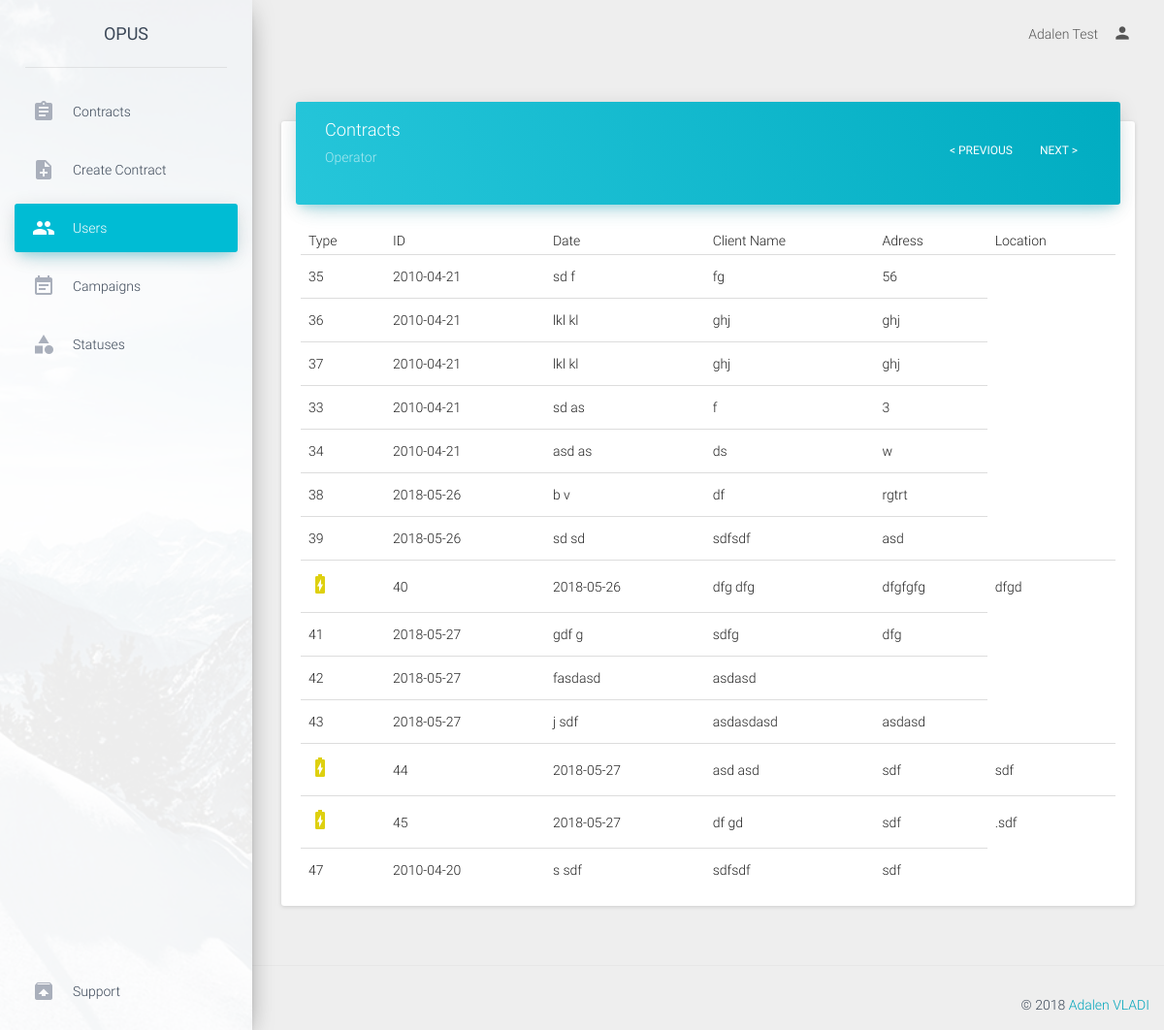
The app's page /admin/viewUser/6 (signed in), older data.
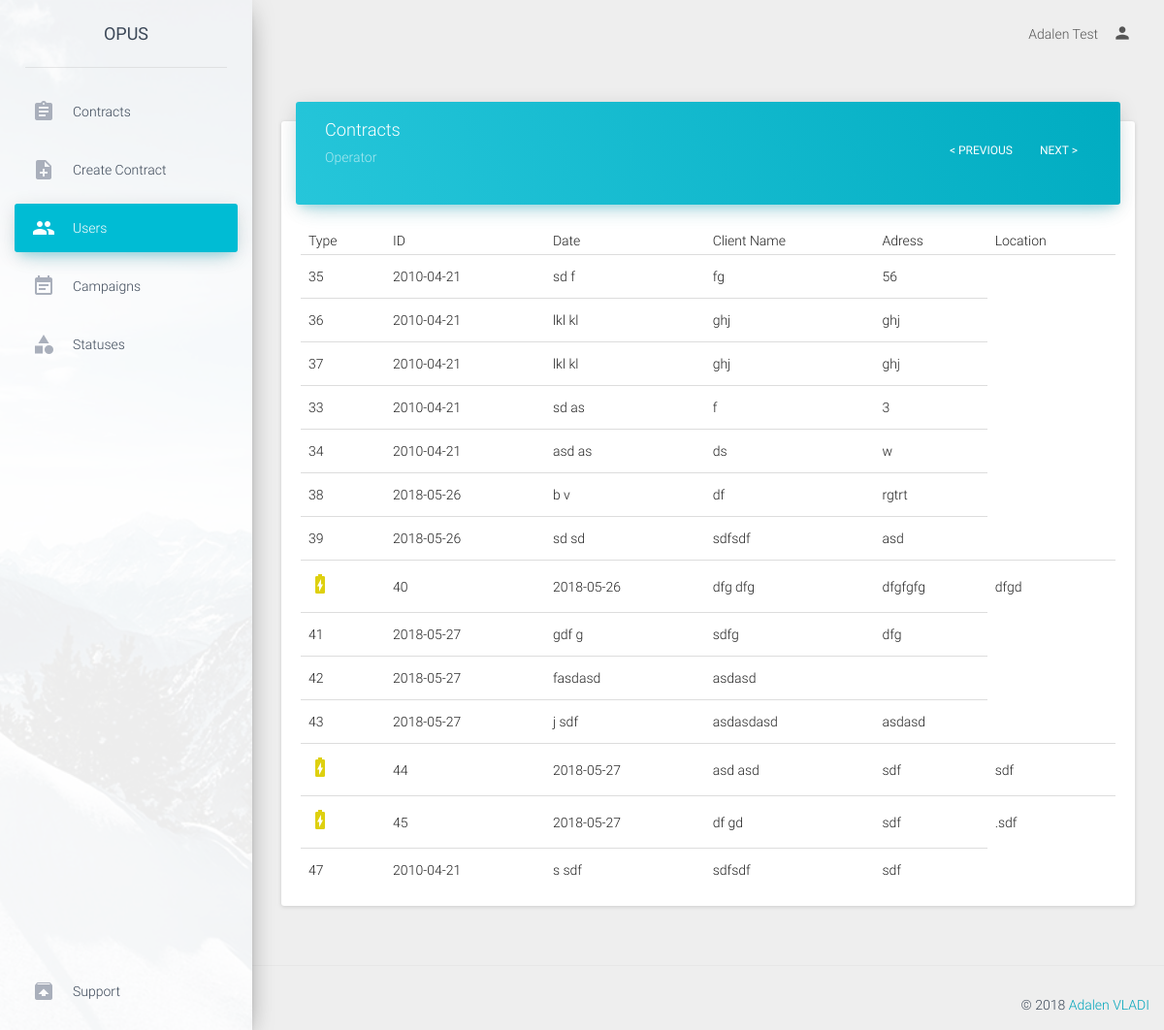
The same page, newer data.
### tables this page shows
CREATE TABLE `contracts` (
  `contract_id` int(11) NOT NULL,
  `contract_type` enum('luce','gas','dual') NOT NULL,
  `proposal_number` varchar(50) NOT NULL,
  `date` date NOT NULL,
  `ugm_cb` enum('true','false') NOT NULL DEFAULT 'false',
  `analisi_cb` enum('true','false') NOT NULL DEFAULT 'false',
  `iniziative_cb` enum('true','false') NOT NULL DEFAULT 'false',
  `toponimo` enum('via') NOT NULL,
  `address` text NOT NULL,
  `civico` varchar(30) NOT NULL,
  `price` varchar(50) NOT NULL,
  `location` varchar(100) NOT NULL,
  `uf_toponimo` enum('via') NOT NULL,
  `uf_address` text NOT NULL,
  `uf_civico` varchar(30) NOT NULL,
  `uf_price` varchar(50) NOT NULL,
  `uf_location` varchar(100) NOT NULL,
  `ddf_toponimo` enum('via') NOT NULL,
  `ddf_address` text NOT NULL,
  `ddf_civico` varchar(30) NOT NULL,
  `ddf_price` varchar(50) NOT NULL,
  `ddf_location` varchar(100) NOT NULL,
  `ubicazione_fornitura` enum('resident','non_resident') NOT NULL,
  `domicillazione_documenti_fatture` enum('residenza','ubicazione_fornitura','altro') NOT NULL,
  `listino` varchar(50) NOT NULL,
  `gas_request_type` varchar(50) NOT NULL,
  `gas_pdr` varchar(50) NOT NULL,
  `gas_fornitore_uscente` varchar(50) NOT NULL,
  `gas_consume_annuo` varchar(50) NOT NULL,
  `gas_tipo_riscaldamento` enum('true','false') NOT NULL,
  `gas_tipo_cottura_acqua` enum('true','false') NOT NULL,
  `gas_remi` varchar(50) NOT NULL,
  `gas_matricola` varchar(50) NOT NULL,
  `luce_request_type` varchar(50) NOT NULL,
  `luce_pod` varchar(50) NOT NULL,
  `luce_fornitore_uscente` varchar(50) NOT NULL,
  `luce_opzione_oraria` varchar(50) NOT NULL,
  `luce_potenza` varchar(50) NOT NULL,
  `luce_tensione` varchar(50) NOT NULL,
  `luce_consume_annuo` varchar(50) NOT NULL,
  `fature_via_email` enum('true','false') NOT NULL,
  `operator` int(11) NOT NULL COMMENT 'user id',
  `status` int(11) NOT NULL DEFAULT '1' COMMENT 'status id',
  `cancellation_reason` varchar(100) NOT NULL,
  `gender` enum('male','female') NOT NULL,
  `rag_sociale` text NOT NULL,
  `first_name` varchar(50) NOT NULL,
  `last_name` varchar(50) NOT NULL,
  `bussines_name` varchar(50) NOT NULL,
  `client_type` enum('personal','intestario','delega') NOT NULL,
  `tel_number` varchar(30) NOT NULL,
  `alt_number` varchar(30) NOT NULL,
  `cel_number` varchar(30) NOT NULL,
  `cel_number2` varchar(30) NOT NULL,
  `cel_number3` varchar(30) NOT NULL,
  `email` varchar(50) NOT NULL,
  `alt_email` varchar(50) NOT NULL,
  `birth_nation` varchar(50) NOT NULL,
  `vat_number` varchar(50) NOT NULL,
  `partita_iva` varchar(50) NOT NULL,
  `birth_date` date NOT NULL,
  `birth_municipality` varchar(50) NOT NULL,
  `delega_first_name` varchar(50) NOT NULL,
  `delega_last_name` varchar(50) NOT NULL,
  `delega_vat_number` varchar(100) NOT NULL,
  `document_type` enum('id_card','passport') NOT NULL,
  `document_number` varchar(100) NOT NULL,
  `document_date` date NOT NULL,
  `iban_code` varchar(50) NOT NULL,
  `iban_accounthoder` varchar(50) NOT NULL,
  `iban_fiscal_code` varchar(50) NOT NULL,
  `payment_type` enum('postal','cc') NOT NULL,
  `note` text NOT NULL,
  `campaign` int(11) NOT NULL COMMENT 'campaign_id',
  `supervisor` int(11) NOT NULL COMMENT 'user_id'
);

### application/controller/admin.php (called while the page is built, shortened)
<?php
class admin extends Controller
{
    public function viewUser($user_id){
        $contracts=$this->model->getContractsByUser($user_id);
        require APP . 'view/admin/header.php';
        require APP . 'view/admin/viewUser.php';
        require APP . 'view/admin/footer.php';
    }
}

### public/index.php (called while the page is built, shortened)
<?php
require APP . 'core/controller.php';
$app = new Application();

### application/core/controller.php (called while the page is built, shortened)
<?php
class Controller
{
    public $db = null;
    private function openDatabaseConnection()
    {
        $options = array(PDO::ATTR_DEFAULT_FETCH_MODE => PDO::FETCH_OBJ, PDO::ATTR_ERRMODE => PDO::ERRMODE_WARNING);
        $this->db = new PDO(DB_TYPE . ':host=' . DB_HOST . ';dbname=' . DB_NAME . ';charset=' . DB_CHARSET, DB_USER, DB_PASS, $options);
    }
    public function loadModel()
    {
        if (isset($_SESSION['role'])) {
            switch ($_SESSION['role']) {
                case 'admin':
                    require APP . 'model/admin.php';
                    break;
            }
        }else{
            require APP . 'model/model.php';
        }
        $this->model = new Model($this->db);
    }
}

### application/model/admin.php (called while the page is built, shortened)
<?php
class Model
{
    function __construct($db)
    {
        try {
            $this->db = $db;
        } catch (PDOException $e) {
            exit('Database connection could not be established.');
        }
    }
    public function getContractsByUser($user_id ){
        $page=(int)(isset($_GET['page'])? $_GET['page']:0);
        $limiter=30;
        $pager=$limiter*$page;
        $sql='SELECT * FROM contracts WHERE operator=:user_id LIMIT :pager, :limiter ';
        $query = $this->db->prepare($sql);
        $query->bindParam(':pager', $pager, PDO::PARAM_INT);
        $query->bindParam(':limiter', $limiter, PDO::PARAM_INT);
        $query->bindParam(':user_id', $user_id, PDO::PARAM_INT);
        $query->execute();
        return $query->fetchAll();
    }
}

### application/view/admin/viewUser.php (the view, shortened to what the changed rows need)
<div class="content">
    <div class="container-fluid">
        <div class="row">
            <div class="col-md-12">
                <div class="card">
                    <div class="card-content table-responsive">
                        <table class="table table-hover">
                            <thead>
                                <th>Type</th>
                                <th>ID</th>
                                <th>Date</th>
                                <th>Client Name</th>
                                <th>Adress</th>
                                <th>Location</th>
                            </thead>
                            <tbody>
                                <?php
                                    $output='';
                                    foreach ($contracts as $contract) {
                                        $output.='<tr>';
                                                    if ($contract->contract_type=='gas') {
                                                        $output.='<td><i style="color:#ded00f" class="material-icons">battery_charging_full</i></td>';
                                                    }elseif ($contract->contract_type=='electricity') {
                                                        $output.='<td><i style="color:#3885e8" class="material-icons">local_gas_station</i></td>';
                                                    }
                                        $output.='<td>'.$contract->contract_id.'</td>
                                                    <td>'.$contract->date.'</td>
                                                    <td>'.$contract->first_name.' '.$contract->last_name.'</td>
                                                    <td>'.$contract->address.'</td>
                                                    <td>'.$contract->location.'</td>';
                                        $output.='</tr>';
                                    }
                                    echo $output;
                                 ?>
                            </tbody>
                        </table>
                    </div>
                </div>
            </div>
        </div>
    </div>
</div>

Row changes from the older to the newer data that the page shows:
changed contracts id 47: date "2010-04-20" → "2010-04-21"
